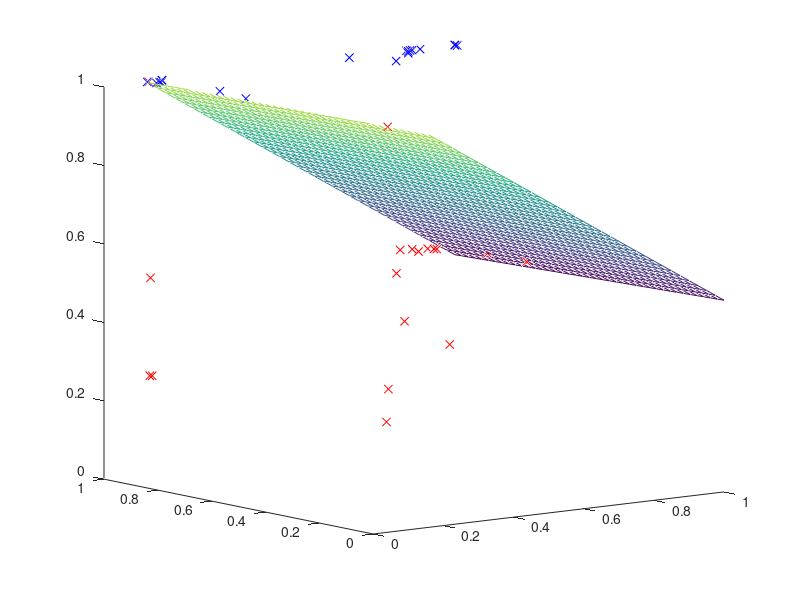

The MATLAB script that drew this image:
hold off;
x0p = [0.14291540653000565 0.13025078746354515 0.14312865296806723 0.17121407845150158 0.1532284258661858 0.12288010637681218 1.0 0.16486178173576038 0.16457892250464454 1.0 1.0 0.860247141735781 0.8785011148305911 0.8439318336436838 0.9010899257752054 0.8722937225056979 0.6993962514891309 0.7532242281064907 0.8606079902297101 0.8622002998933069 ];
x0n = [0.20283843335762994 0.14766467789854512 0.15261893958710657 0.14766467789854512 0.1588323733151646 0.12989801958296687 0.13409025921371487 0.1262916433444244 0.13025078746354515 0.8231453064581922 0.8515580537385964 0.8924448279338837 0.9503320664702217 0.8969417688744291 0.9476119336070856 0.9429342833557318 0.8238568147087355 0.6106326331486067 0.8843901933709853 0.8424954046633076 ];
x1p = [0.979575839557769 0.9745994954423113 0.9745994954423113 0.7926860345331125 0.6726851701469027 0.9994517278973186 0.9999520079194751 0.9999920015998415 0.9988023057182297 0.999642752024066 0.9913854438179748 0.9905453701080313 1.0 0.9696642905048813 1.0 1.0 1.0 0.8964116298496504 0.9935543822148798 1.0 ];
x1n = [0.14777842328956375 0.1430219502612061 0.14259672564543893 0.14312865296806723 0.15310613948218962 0.9992850442729866 0.9958258133338818 0.999065213933926 0.9969035111518005 0.9723932819405604 0.9648021079594546 0.9374142381927146 0.8138750219384772 0.9325898912431962 0.6648234944047324 0.9444467490085992 0.9746340176982322 0.7092256852511576 0.9499554757639572 0.9294785911830022 ];
x2p = [1.0 1.0 1.0 1.0 1.0 1.0 1.0 1.0 1.0 1.0 1.0 1.0 1.0 1.0 1.0 1.0 1.0 1.0 1.0 1.0 ];
x2n = [0.5 0.25 0.3333333333333333 0.25 1.0 0.25 0.25 1.0 0.5 0.5 0.5 0.5 0.5 0.5 0.5 0.25 0.5 0.5 0.5 0.5 ];
w0 = 70699.34059102443;
w1 = 2757.4534240013454;
w2 = 116231.25799065777;
if w2 < 1E-2
w2 = w1;
w1 = 0;
q = -(-127525.40369464102)/w2;
xTp = x2p;
x2p = x1p;
x1p = xTp;
xTn = x2n;
x2n = x1n;
x1n = xTn;
else
q = -(-127525.40369464102)/w2;
end
plot3(x0p,x1p,x2p,'xb'); hold on; plot3(x0n,x1n,x2n,'xr');
x = [0:0.025:1];
[xx,yy] = meshgrid(x,x);
zz = -1.0 * w0/w2 * xx + -1.0 * w1/w2 * yy + q;
mesh(xx,yy,zz);
axis([0 1 0 1 0 1]);
view(-37.5, 10);
